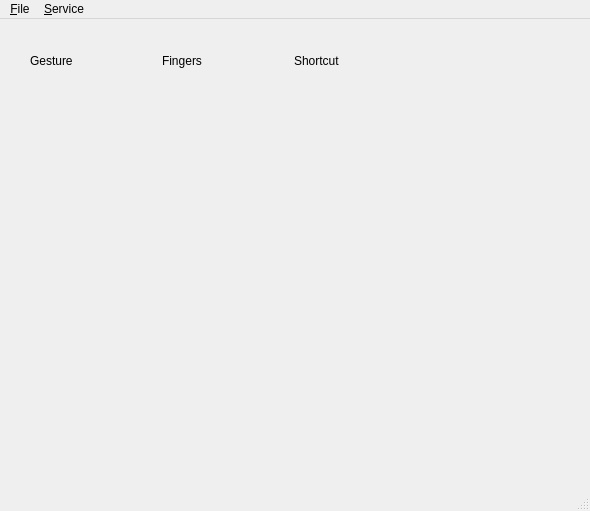
<?xml version="1.0" encoding="UTF-8"?>
<ui version="4.0">
 <class>MainWindow</class>
 <widget class="QMainWindow" name="MainWindow">
  <property name="geometry">
   <rect>
    <x>0</x>
    <y>0</y>
    <width>590</width>
    <height>511</height>
   </rect>
  </property>
  <property name="windowTitle">
   <string>MainWindow</string>
  </property>
  <widget class="QWidget" name="centralwidget">
   <widget class="QWidget" name="gridLayoutWidget">
    <property name="geometry">
     <rect>
      <x>30</x>
      <y>20</y>
      <width>521</width>
      <height>44</height>
     </rect>
    </property>
    <layout class="QGridLayout" name="gridLayout">
     <item row="0" column="1">
      <widget class="QLabel" name="label_2">
       <property name="text">
        <string>Gesture</string>
       </property>
      </widget>
     </item>
     <item row="0" column="2">
      <widget class="QLabel" name="label">
       <property name="text">
        <string>Fingers</string>
       </property>
      </widget>
     </item>
     <item row="0" column="4">
      <widget class="QLabel" name="label_3">
       <property name="text">
        <string>Shortcut</string>
       </property>
      </widget>
     </item>
     <item row="0" column="5">
      <widget class="QLabel" name="label_4">
       <property name="text">
        <string/>
       </property>
      </widget>
     </item>
    </layout>
   </widget>
   <widget class="QWidget" name="verticalLayoutWidget">
    <property name="geometry">
     <rect>
      <x>30</x>
      <y>70</y>
      <width>521</width>
      <height>381</height>
     </rect>
    </property>
    <layout class="QVBoxLayout" name="verticalLayout"/>
   </widget>
  </widget>
  <widget class="QMenuBar" name="menubar">
   <property name="geometry">
    <rect>
     <x>0</x>
     <y>0</y>
     <width>590</width>
     <height>30</height>
    </rect>
   </property>
   <widget class="QMenu" name="menuFile">
    <property name="title">
     <string>&amp;File</string>
    </property>
    <addaction name="actionAdd"/>
    <addaction name="actionRefresh"/>
   </widget>
   <widget class="QMenu" name="menuService">
    <property name="title">
     <string>&amp;Service</string>
    </property>
    <addaction name="actionStatus"/>
    <addaction name="actionRestart"/>
    <addaction name="actionStart"/>
    <addaction name="actionStop"/>
   </widget>
   <addaction name="menuFile"/>
   <addaction name="menuService"/>
  </widget>
  <widget class="QStatusBar" name="statusbar"/>
  <action name="actionAdd">
   <property name="text">
    <string>&amp;Add</string>
   </property>
  </action>
  <action name="actionStatus">
   <property name="text">
    <string>&amp;Status</string>
   </property>
  </action>
  <action name="actionRestart">
   <property name="text">
    <string>&amp;Restart</string>
   </property>
  </action>
  <action name="actionStart">
   <property name="text">
    <string>S&amp;tart</string>
   </property>
  </action>
  <action name="actionStop">
   <property name="text">
    <string>St&amp;op</string>
   </property>
  </action>
  <action name="actionRefresh">
   <property name="text">
    <string>&amp;Refresh</string>
   </property>
  </action>
 </widget>
 <resources/>
 <connections/>
</ui>
